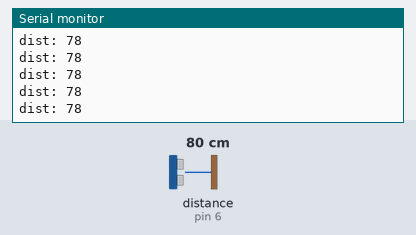
Recording of a sketch running on a simulated Arduino Uno, built with avr-gcc and run on an emulated ATmega328P. Shown: the last lines printed to the serial monitor. Wiring (inferred from the names in the program): ultrasonic range finder: trigger pin 7; echo pin 6. Inputs (shaded band) come from the test bench; at power-on: distance to the obstacle (sensor on pin 6) 80 cm. The echo pulse lasts 58.3 µs per cm.

Above: at 1.2 s.
1.3 s: distance to the obstacle (sensor on pin 6) set to 4 cm
At 1.9 s:
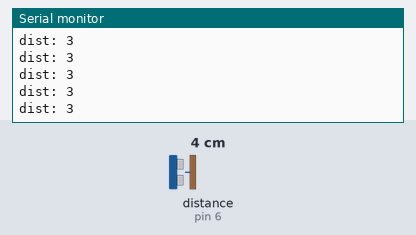
4.3 s: distance to the obstacle (sensor on pin 6) set to 2 cm
At 4.9 s:
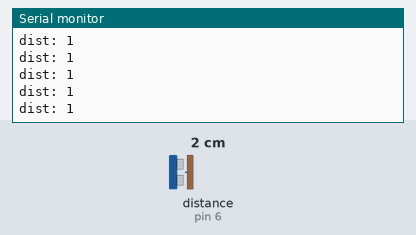
Timing chart, 0 to 7.3 s (numbered marks = the images above; inputs shaded):
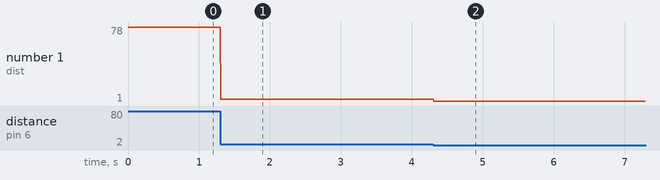

The sketch:

Sketch5.8.ino
```cpp
int distance, time;

void setup() {
	pinMode(7,OUTPUT); //Trig Pin
	pinMode(6,INPUT); //Echo Pin

	Serial.begin(115200);
}

void loop() {
	digitalWrite(7,LOW); //Trig Off
	delayMicroseconds(20);
	digitalWrite(7,HIGH); //Trig ON
	delayMicroseconds(20);
	digitalWrite(7,LOW); //Trig Off
	delayMicroseconds(20);
	time = pulseIn(6, HIGH);//TO RECEIVE REFLECTED SIGNAL

	distance= time*0.0340/2;

	Serial.print("dist: ");
	Serial.println(distance);
	delay(10);
}
```

Measured:
- after the input at 1.3 s, the serial monitor: prints a new line at once (image 1)
- after the input at 4.3 s, the serial monitor: prints a new line at once (image 2)
- plotted number 1: 78 → 3 after the input at 1.3 s, 3 → 1 after the input at 4.3 s
